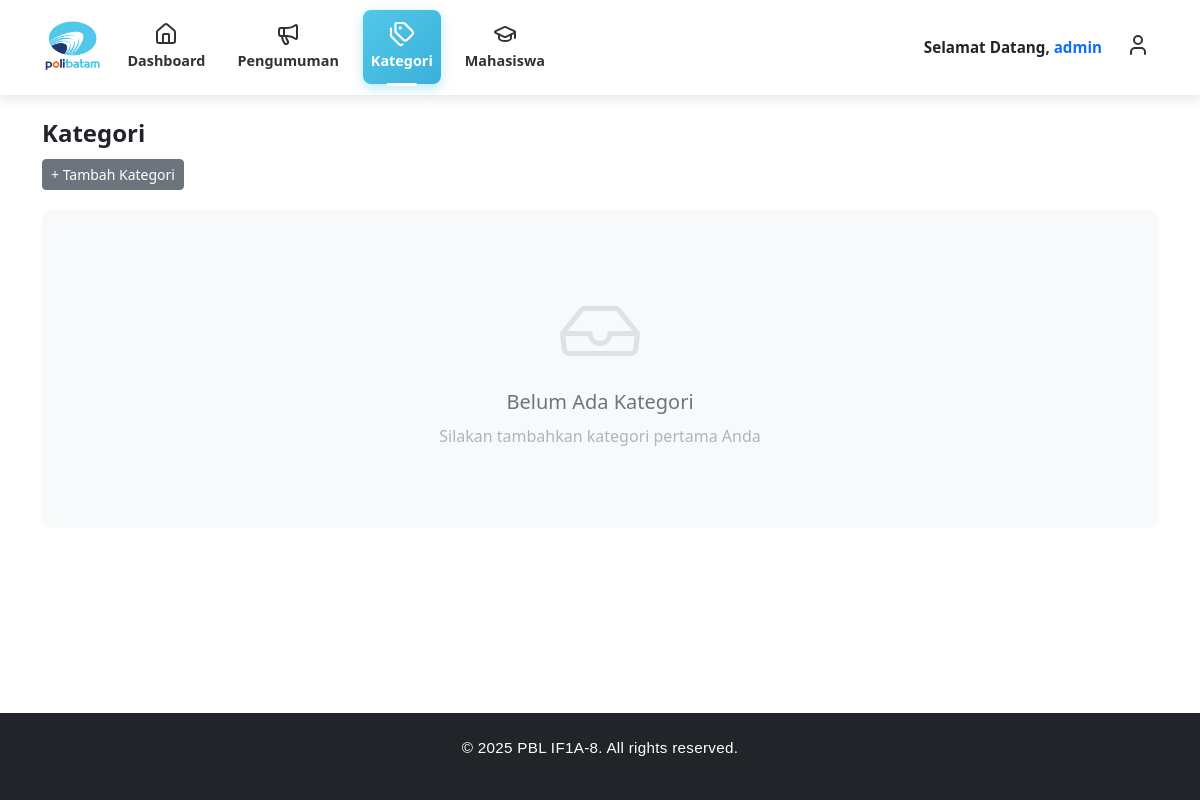
The app's page /views/admin/kategori.php (signed in), older data.
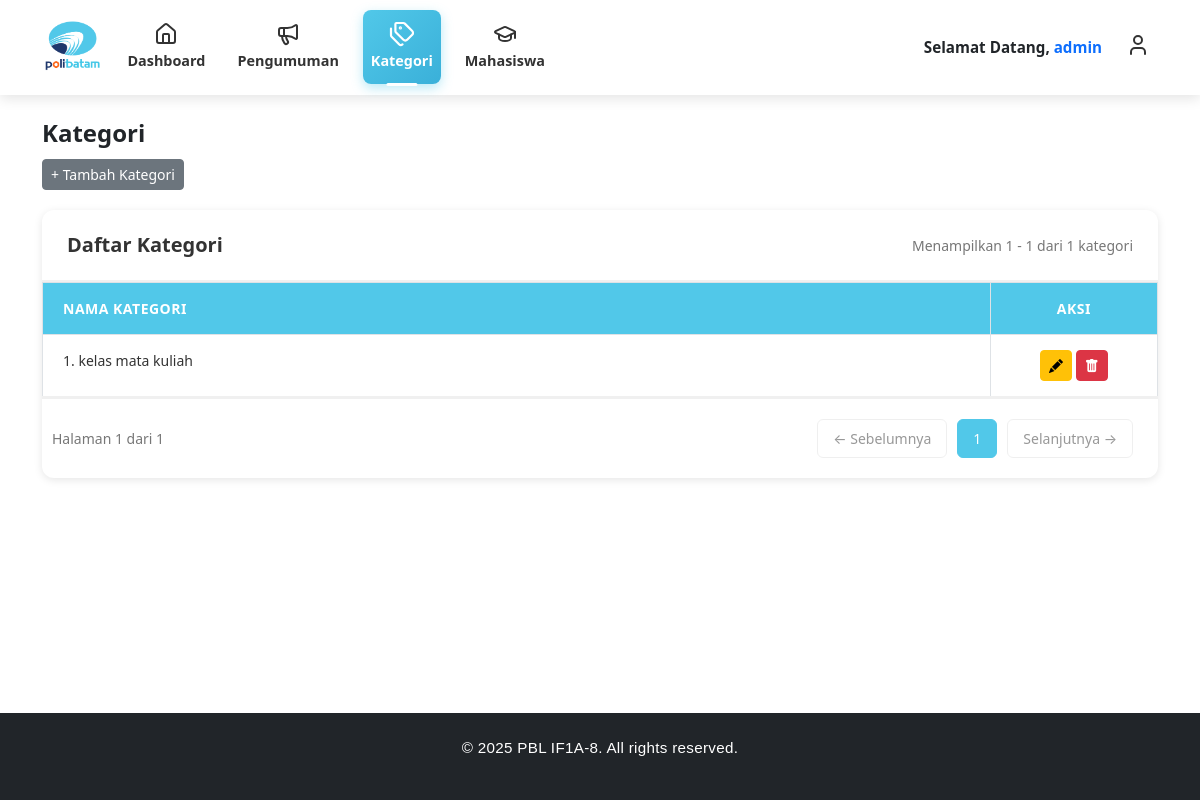
The same page, newer data.
### tables this page shows
CREATE TABLE `kategori` (
  `kategori_id` int NOT NULL,
  `nama_kategori` varchar(100) NOT NULL,
  `deskripsi` varchar(100) NOT NULL
);

### app/models/kategori_model.php (called while the page is built, shortened)
<?php
class KategoriModel
{
    private $db;
    public function __construct($config)
    {
        $this->db = $config;
    }
    public function getAll()
    {
        $result = $this->db->query("SELECT * FROM kategori ORDER BY kategori_id DESC");
        return $result->fetch_all(MYSQLI_ASSOC);
    }
}
?>

### views/admin/kategori.php (the view, shortened to what the changed rows need)
<?php
require_once realpath(__DIR__ . '/../../config/config.php');
require_once realpath(__DIR__ . '/../../app/models/kategori_model.php');
$kategori = new KategoriModel($config);
$itemsPerPage = 10;
$currentPage = isset($_GET['page']) ? max(1, intval($_GET['page'])) : 1;
$offset = ($currentPage - 1) * $itemsPerPage;
$allKategori = $kategori->getAll();
$totalData = count($allKategori);
$totalPages = ceil($totalData / $itemsPerPage);
$dataKategori = array_slice($allKategori, $offset, $itemsPerPage);
$startData = $totalData > 0 ? $offset + 1 : 0;
$endData = min($offset + $itemsPerPage, $totalData);
?>
<!DOCTYPE html>
<html lang="id">
<head>
    <link href="https://cdn.jsdelivr.net/npm/bootstrap@5.3.3/dist/css/bootstrap.min.css" rel="stylesheet">
    <link href="https://cdn.jsdelivr.net/npm/bootstrap-icons@1.11.3/font/bootstrap-icons.css" rel="stylesheet">
</head>
<body>
    <?php include("header.php"); ?>
    <main class="container my-4">
        <?php if (empty($allKategori)): ?>
            <div class="empty-state">
                <i class="bi bi-inbox"></i>
                <h5>Belum Ada Kategori</h5>
                <p>Silakan tambahkan kategori pertama Anda</p>
            </div>
        <?php else: ?>
            <div class="table-section">
                <div class="table-header">
                    <div class="table-title">Daftar Kategori</div>
                    <div class="entries-info">
                        Menampilkan <?= $startData; ?> - <?= $endData; ?> dari <?= $totalData; ?> kategori
                    </div>
                </div>
                <div class="table-wrapper">
                    <table class="table table-bordered">
                        <thead>
                            <tr>
                                <th>Nama Kategori</th>
                                <th>Aksi</th>
                            </tr>
                        </thead>
                        <tbody>
                            <?php $no = $startData;
                            foreach ($dataKategori as $row): ?>
                                <tr data-id="<?= $row['kategori_id'] ?>">
                                    <td><?= $no++ . ". " . htmlspecialchars($row['nama_kategori']); ?></td>
                                    <td class="text-center">
                                        <button class="btn btn-warning btn-sm edit-btn"
                                            onclick='editKategori(<?= json_encode($row, JSON_HEX_APOS | JSON_HEX_QUOT) ?>)'>
                                            <i class="bi bi-pencil-fill"></i>
                                        </button>
                                        <button class="btn btn-danger btn-sm delete-btn"
                                            data-id="<?= $row['kategori_id'] ?>"
                                            data-nama="<?= htmlspecialchars($row['nama_kategori']) ?>">
                                            <i class="bi bi-trash-fill"></i>
                                        </button>
                                    </td>
                                </tr>
                            <?php endforeach; ?>
                        </tbody>
                    </table>
                </div>
                <?php if ($totalData > 0): ?>
                    <div class="pagination">
                        <div class="page-info">
                            Halaman <?= $currentPage; ?> dari <?= $totalPages; ?>
                        </div>
                        <div class="page-buttons">
                            <?php if ($currentPage > 1): ?>
                                <a href="?page=<?= $currentPage - 1; ?>" class="page-btn">
                                    ← Sebelumnya
                                </a>
                            <?php else: ?>
                                <button class="page-btn" disabled>← Sebelumnya</button>
                            <?php endif; ?>
                            <?php
                            $range = 2;
                            $start = max(1, $currentPage - $range);
                            $end = min($totalPages, $currentPage + $range);
                            for ($i = $start; $i <= $end; $i++) {
                                $active = ($i == $currentPage) ? 'active' : '';
                                echo '<a href="?page=' . $i . '" class="page-btn ' . $active . '">' . $i . '</a>';
                            }
                            ?>
                            <?php if ($currentPage < $totalPages): ?>
                                <a href="?page=<?= $currentPage + 1; ?>" class="page-btn">
                                    Selanjutnya →
                                </a>
                            <?php else: ?>
                                <button class="page-btn" disabled>Selanjutnya →</button>
                            <?php endif; ?>
                        </div>
                    </div>
                <?php endif; ?>
            </div>
        <?php endif; ?>
    </main>
</body>
</html>

Row changes from the older to the newer data that the page shows:
added kategori: nama_kategori "kelas mata kuliah"
Text that changed along with them:
$startData: (not shown) → "1"
$endData: (not shown) → "1"
$totalData: (not shown) → "1"
$currentPage: (not shown) → "1"
$totalPages: (not shown) → "1"
text no longer shown: "Belum Ada Kategori Silakan tambahkan kategori pertama Anda"
text now shown: "Daftar Kategori Menampilkan - dari kategori NAMA KATEGORI AKSI Halaman dari ← Sebelumnya Selanjutnya →"
new list line: "1"
